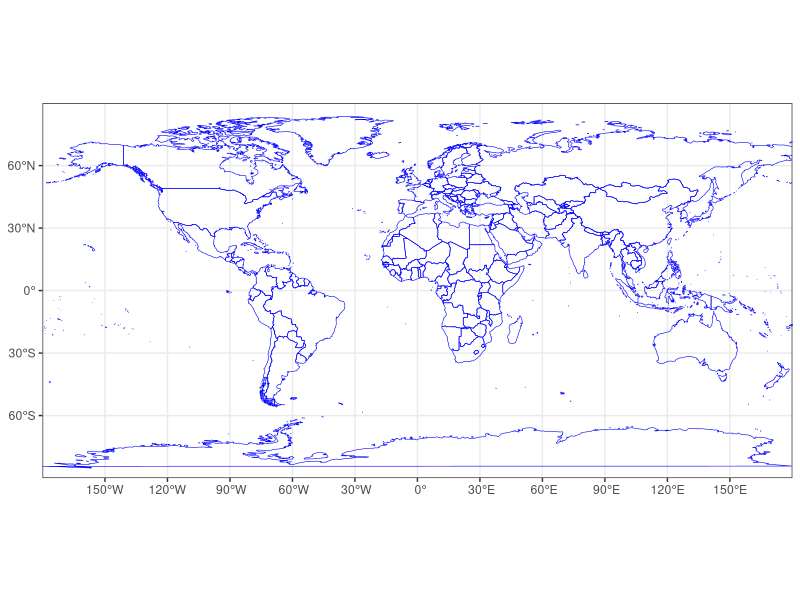

Write R code to recreate this figure.
## ---- chunk 1
options(width = 105)
knitr::opts_chunk$set(dev='png', dpi=300, cache=TRUE)
pdf.options(useDingbats = TRUE)
## ---- chunk 2
# load libraries
library(sf)
library(stars)
library(ggplot2)
## ---- chunk 3
# world_sf
world_sf <- st_as_sf(maps::map("world", plot = FALSE, fill = TRUE))
world_otl_sf <- st_geometry(world_sf)
## ---- chunk 4
# ggplot map of world_outline
ggplot() + 
  geom_sf(data = world_otl_sf, fill = NA, col = "blue") + 
  scale_x_continuous(breaks = seq(-180, 180, 30)) +
  scale_y_continuous(breaks = seq(-90, 90, 30)) +
  coord_sf(xlim = c(-180, +180), ylim = c(-90, 90), expand = FALSE) +
  theme_bw()
## ---- chunk 5
# ggplot2 map of alpha
#ggplot() +
#/  geom_tile(data = alpha_df, aes(x = lon, y = lat, fill = alpha)) +
#  scale_fill_gradient2(low = "brown", mid="white", high = "darkgreen", midpoint = 0.50) +
#  geom_sf(data = world_otl_sf, col = "black", fill = NA) +
#  coord_sf(xlim = c(-180, +175.0), ylim = c(-90, 90), expand = FALSE) +
#  scale_x_continuous(breaks = breaks_x) +
#  scale_y_continuous(breaks = breaks_y) +
#  labs(x = "Longitude", y = "Latitude", title="Priestley-Taylor Coefficient (alpha) (AE/PE)", fill="alpha") +
#  theme_bw()
#```

# Discussion #

#(A few paragraphs on map patterns, trends, etc.)
